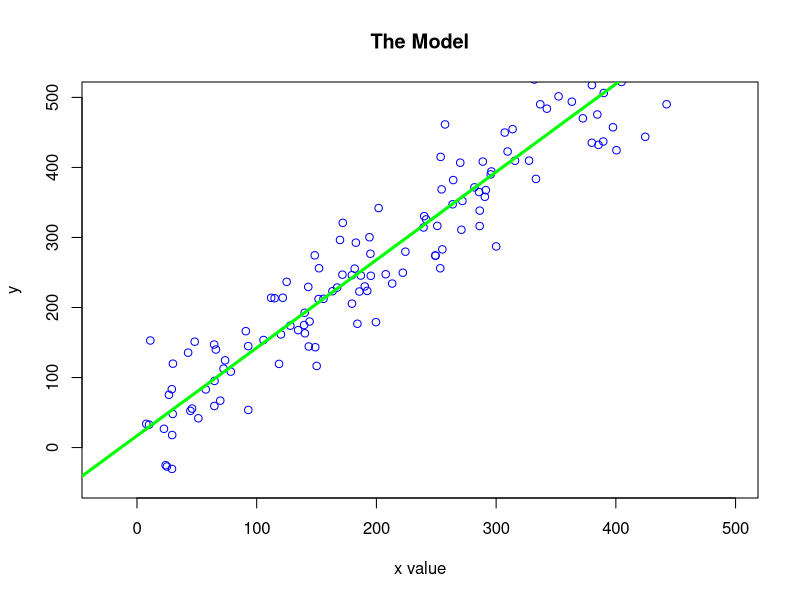

Source code (R):
## ---- chunk 1

x <- runif(150, 0,500) 
y <- 20 + 1.25 * x + rnorm(150, 0, 50)
theModel <- lm(y ~ x, data = data.frame(y, x))
plot(x, y, xlab='x value', col='blue',main='The Model', xlim=c(-25,max(x)), ylim=c(-50,500))
abline(theModel, col="green",lwd=3)

